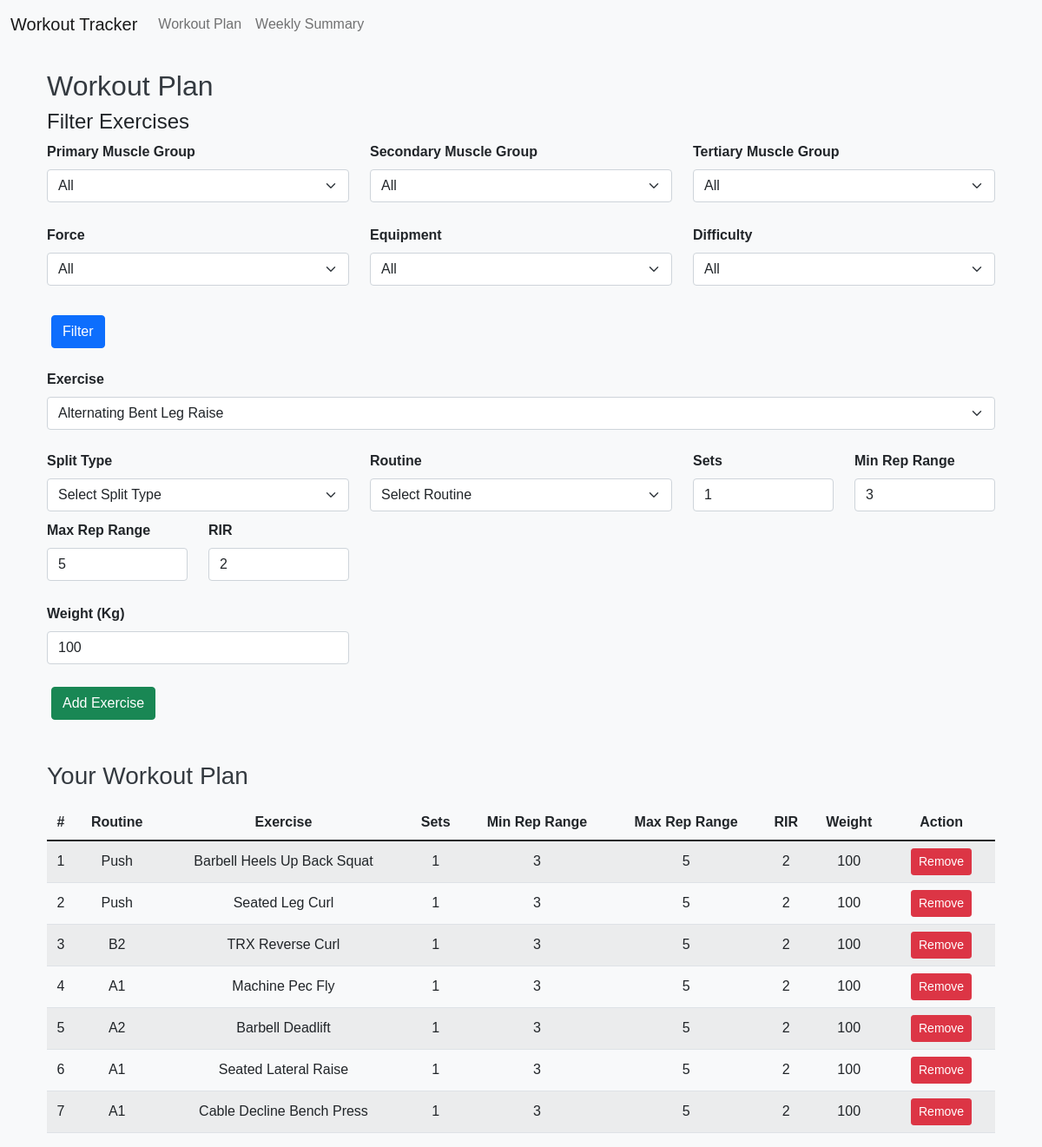
Before: /workout_plan with the older database file.
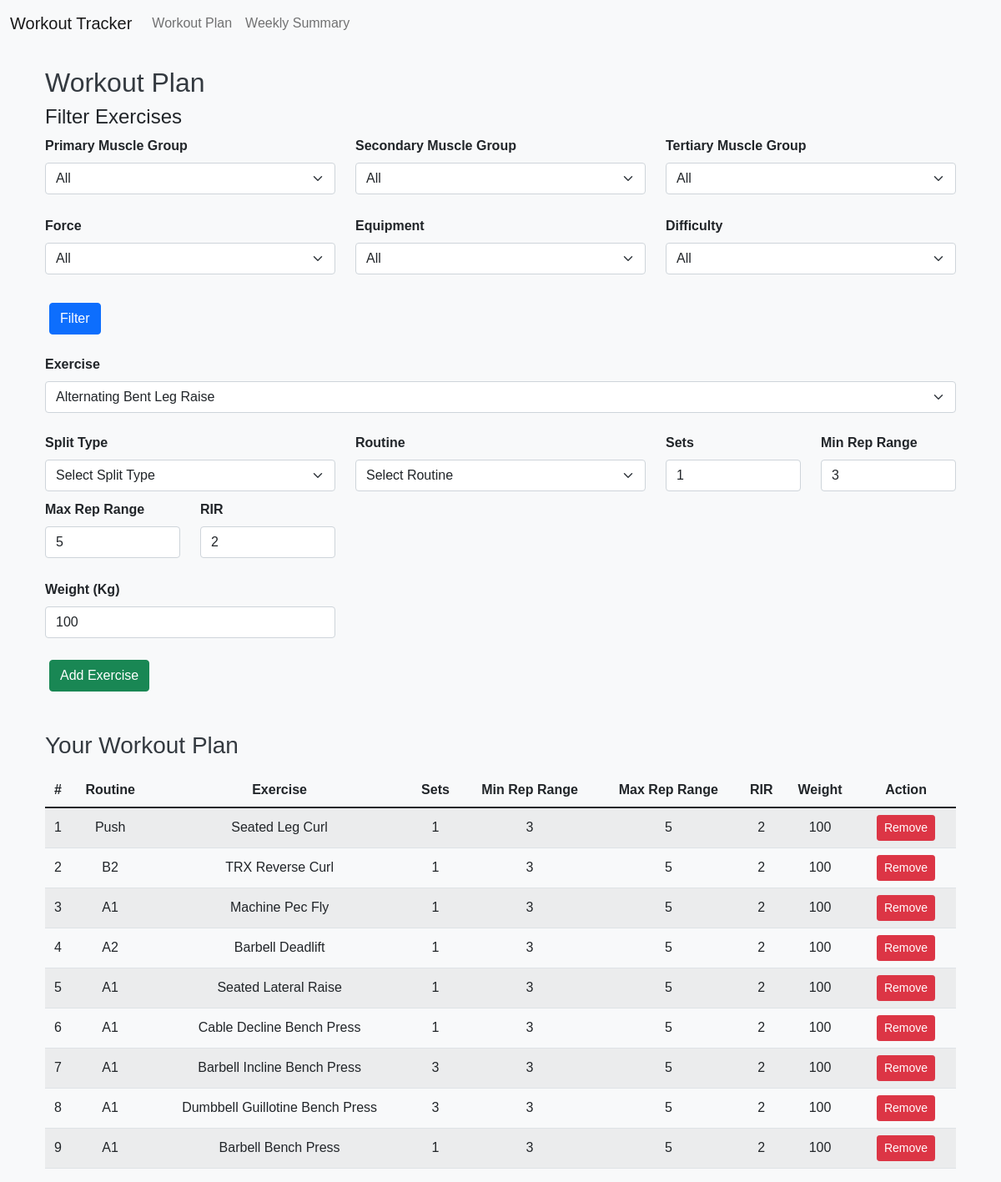
After: the same page with the newer database file.
### tables this page shows
CREATE TABLE "user_selection" (
	"routine"	TEXT,
	"exercise"	TEXT,
	"sets"	INTEGER,
	"min_rep_range"	INTEGER,
	"max_rep_range"	INTEGER,
	"rir"	INTEGER,
	"weight"	INTEGER
);

### app.py (the view)
@app.route("/workout_plan")
def workout_plan():
    exercises = get_exercises()
    user_selection = get_user_selection()
    connection = DataHandler()
    primary_muscle_groups = connection.fetch_unique_values("exercises", "primary_muscle_group")
    secondary_muscle_groups = connection.fetch_unique_values("exercises", "secondary_muscle_group")
    tertiary_muscle_groups = connection.fetch_unique_values("exercises", "tertiary_muscle_group")
    forces = connection.fetch_unique_values("exercises", "force")
    equipments = connection.fetch_unique_values("exercises", "equipment")
    mechanics = connection.fetch_unique_values("exercises", "mechanic")
    difficulties = connection.fetch_unique_values("exercises", "difficulty")
    connection.close_connection()
    return render_template(
        "workout_plan.html",
        exercises=exercises,
        user_selection=user_selection,
        primary_muscle_groups=primary_muscle_groups,
        secondary_muscle_groups=secondary_muscle_groups,
        tertiary_muscle_groups=tertiary_muscle_groups,
        forces=forces,
        equipments=equipments,
        mechanics=mechanics,
        difficulties=difficulties,
        enumerate=enumerate,
    )

### utils/data_handler.py (called while the page is built)
    def fetch_unique_values(self, table, column):
        try:
            query = f"SELECT DISTINCT {column} FROM {table} ORDER BY {column} ASC"
            self.cursor.execute(query)
            print("fetch unique values")
            print(query)
            results = self.cursor.fetchall()
            return [row[0] for row in results]
        except Exception as e:
            print(f"Error fetching unique values: {e}")
            return []

    def close_connection(self):
        self.conn.close()

### utils/helpers.py (called while the page is built)
def get_exercises(filters=None):
    connection = sqlite3.connect(DB_FILE)
    cursor = connection.cursor()
    base_query = 'SELECT exercise_name FROM exercises'
    conditions = []
    parameters = []
    if filters:
        for column, value in filters.items():
            if value:  # Only include filters with values
                conditions.append(f"{column} = ?")
                parameters.append(value)
    if conditions:
        base_query += " WHERE " + " AND ".join(conditions)
    base_query += " ORDER BY exercise_name ASC"
    cursor.execute(base_query, parameters)
    exercises = cursor.fetchall()
    connection.close()
    return [row[0] for row in exercises]

def get_user_selection():
    connection = sqlite3.connect(DB_FILE)
    cursor = connection.cursor()
    cursor.execute('SELECT * FROM user_selection')
    user_selection = cursor.fetchall()
    connection.close()
    return user_selection

### templates/workout_plan.html (shortened to what this page needs)
{% extends "base.html" %}
{% block content %}
<div class="container">
    <h2>Workout Plan</h2>
    <div class="filters">
        <h4>Filter Exercises</h4>
        <div class="row mb-3">
            <div class="col-md-4">
                <label for="primary_muscle_group" class="form-label">Primary Muscle Group</label>
                <select id="primary_muscle_group" class="form-select">
                    <option value="">All</option>
                </select>
            </div>
            <div class="col-md-4">
                <label for="secondary_muscle_group" class="form-label">Secondary Muscle Group</label>
                <select id="secondary_muscle_group" class="form-select">
                    <option value="">All</option>
                </select>
            </div>
            <div class="col-md-4">
                <label for="tertiary_muscle_group" class="form-label">Tertiary Muscle Group</label>
                <select id="tertiary_muscle_group" class="form-select">
                    <option value="">All</option>
                </select>
            </div>
        </div>
        <div class="row mb-3">
            <div class="col-md-4">
                <label for="force" class="form-label">Force</label>
                <select id="force" class="form-select">
                    <option value="">All</option>
                </select>
            </div>
            <div class="col-md-4">
                <label for="equipment" class="form-label">Equipment</label>
                <select id="equipment" class="form-select">
                    <option value="">All</option>
                </select>
            </div>
            <div class="col-md-4">
                <label for="difficulty" class="form-label">Difficulty</label>
                <select id="difficulty" class="form-select">
                    <option value="">All</option>
                </select>
            </div>
        </div>
        <button class="btn btn-primary mt-2" onclick="filterExercises()">Filter</button>
    </div>
    <div class="mt-4">
        <label for="exercise" class="form-label">Exercise</label>
        <select id="exercise" class="form-select">
            {% for exercise in exercises %}
                <option value="{{ exercise }}">{{ exercise }}</option>
            {% endfor %}
        </select>
    </div>
    <form id="add-exercise-form" class="mt-4">
        <div class="row">
            <div class="col-md-4">
                <label for="split_type" class="form-label">Split Type</label>
                <select id="split_type" class="form-select" onchange="updateRoutineOptions()">
                    <option value="">Select Split Type</option>
                </select>
            </div>
            <div class="col-md-4">
                <label for="routine" class="form-label">Routine</label>
                <select id="routine" class="form-select">
                    <option value="">Select Routine</option>
                </select>
            </div>
            <div class="col-md-2">
                <label for="sets" class="form-label">Sets</label>
                <input type="number" id="sets" class="form-control" name="sets" min="1" value="1">
            </div>
            <div class="col-md-2">
                <label for="min_rep_range" class="form-label">Min Rep Range</label>
                <input type="number" id="min_rep_range" class="form-control" name="min_rep_range" min="1" value="3">
            </div>
            <div class="col-md-2">
                <label for="max_rep_range" class="form-label">Max Rep Range</label>
                <input type="number" id="max_rep_range" class="form-control" name="max_rep_range" min="1" value="5">
            </div>
            <div class="col-md-2">
                <label for="rir" class="form-label">RIR</label>
                <input type="number" id="rir" class="form-control" name="rir" min="0" value="2">
            </div>
        </div>
        <div class="row mt-3">
            <div class="col-md-4">
                <label for="weight" class="form-label">Weight (Kg)</label>
                <input type="number" id="weight" class="form-control" name="weight" min="0" value="100">
            </div>
        </div>
        <button type="button" class="btn btn-success mt-3" onclick="addExercise()">Add Exercise</button>
    </form>
    <h3 class="mt-5">Your Workout Plan</h3>
    <table class="table table-striped mt-3">
        <thead>
            <tr>
                <th>#</th>
                <th>Routine</th>
                <th>Exercise</th>
                <th>Sets</th>
                <th>Min Rep Range</th>
                <th>Max Rep Range</th>
                <th>RIR</th>
                <th>Weight</th>
                <th>Action</th>
            </tr>
        </thead>
        <tbody id="workout-plan-table">
            {% for i, selection in enumerate(user_selection) %}
                <tr>
                    <td>{{ i + 1 }}</td>
                    <td>{{ selection[0] }}</td>
                    <td>{{ selection[1] }}</td>
                    <td>{{ selection[2] }}</td>
                    <td>{{ selection[3] }}</td>
                    <td>{{ selection[4] }}</td>
                    <td>{{ selection[5] }}</td>
                    <td>{{ selection[6] }}</td>
                    <td>
                        <button class="btn btn-danger btn-sm" onclick="removeExercise('{{ selection[0] }}', '{{ selection[1] }}')">Remove</button>
                    </td>
                </tr>
            {% endfor %}
        </tbody>
    </table>
</div>
{% endblock %}

### templates/base.html (shortened to what this page needs)
<!DOCTYPE html>
<html lang="en">
<head>
    <link href="https://cdn.jsdelivr.net/npm/bootstrap@5.1.3/dist/css/bootstrap.min.css" rel="stylesheet">
    <link rel="stylesheet" href="{{ url_for('static', filename='css/styles.css') }}">
</head>
<body>
    <nav class="navbar navbar-expand-lg navbar-light bg-light">
        <div class="container-fluid">
            <a class="navbar-brand" href="/workout_plan">Workout Tracker</a>
            <div class="collapse navbar-collapse" id="navbarNav">
                <ul class="navbar-nav">
                    <li class="nav-item">
                        <a class="nav-link" href="/workout_plan">Workout Plan</a>
                    </li>
                    <li class="nav-item">
                        <a class="nav-link" href="/weekly_summary">Weekly Summary</a>
                    </li>
                </ul>
            </div>
        </div>
    </nav>
    <div class="container mt-4">
        {% block content %}{% endblock %}
    </div>
</body>
</html>

### static/css/styles.css (style rules this page uses)
body { font-family: Arial, sans-serif; background-color: #f8f9fa; margin: 0; padding: 0; }
.container { margin-top: 20px; }
.navbar { margin-bottom: 20px; }
.table th, .table td { text-align: center; vertical-align: middle; }
.btn { margin: 0 5px; }
h2, h3 { color: #343a40; }
.form-label { font-weight: bold; }
.form-select, .form-control { margin-bottom: 10px; }

Changed rows visible on the page:
removed user_selection: i+1 "1", routine "Push", exercise "Barbell Heels Up Back Squat", sets "1", min_rep_range "3", max_rep_range "5", rir "2", weight "100"
computed for user_selection "Push": i+1 "2" → "1"
computed for user_selection "TRX Reverse Curl": i+1 "3" → "2"
computed for user_selection "Machine Pec Fly": i+1 "4" → "3"
computed for user_selection "Barbell Deadlift": i+1 "5" → "4"
computed for user_selection "Seated Lateral Raise": i+1 "6" → "5"
computed for user_selection "Cable Decline Bench Press": i "7" → "6"
added user_selection: i "7", routine "A1", exercise "Barbell Incline Bench Press", sets "3", min_rep_range "3", max_rep_range "5", rir "2", weight "100"
added user_selection: i "8", routine "A1", exercise "Dumbbell Guillotine Bench Press", sets "3", min_rep_range "3", max_rep_range "5", rir "2", weight "100"
added user_selection: i "9", routine "A1", exercise "Barbell Bench Press", sets "1", min_rep_range "3", max_rep_range "5", rir "2", weight "100"
